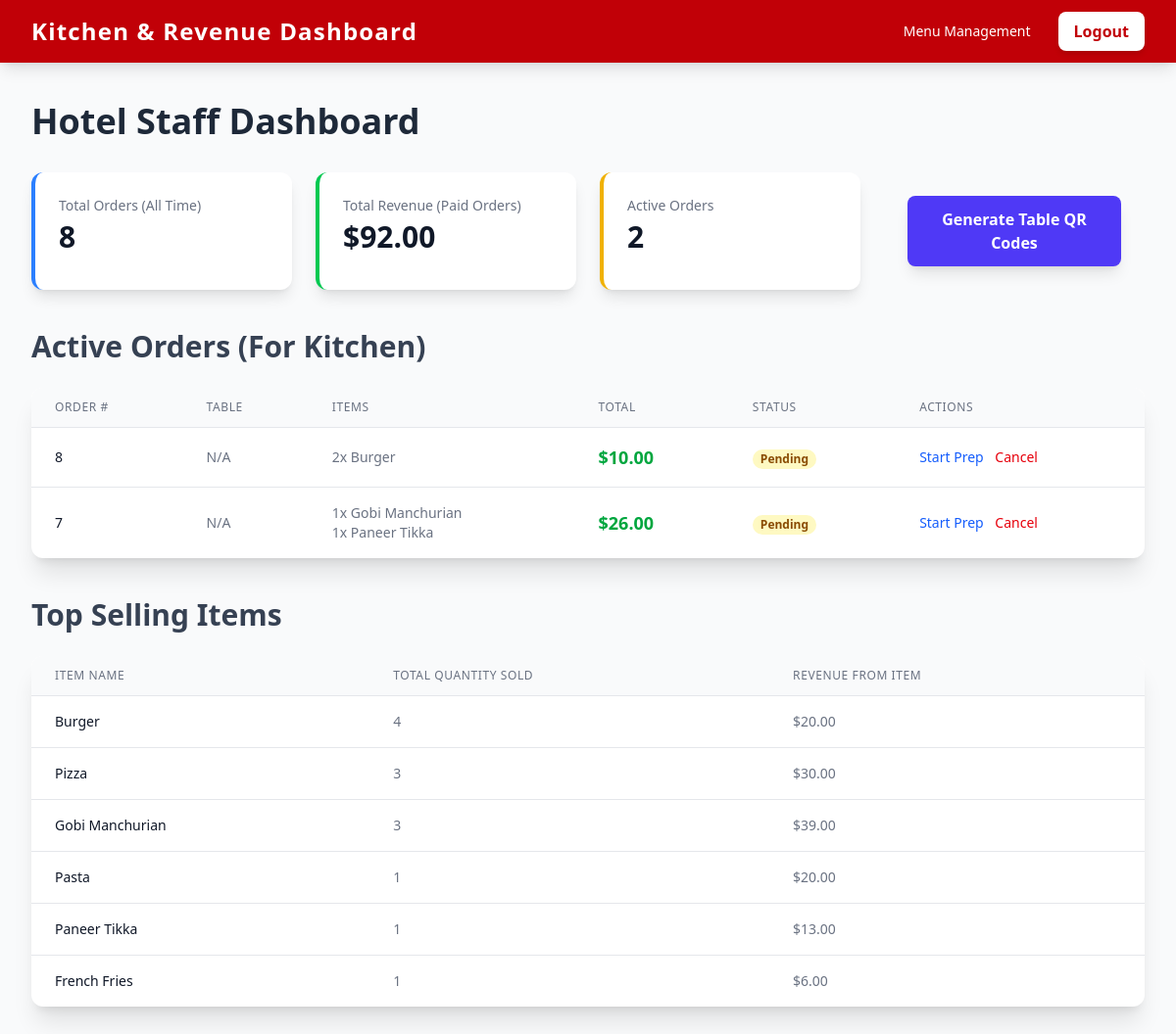
/management/dashboard/ (signed in), run on an earlier commit of the app's database.
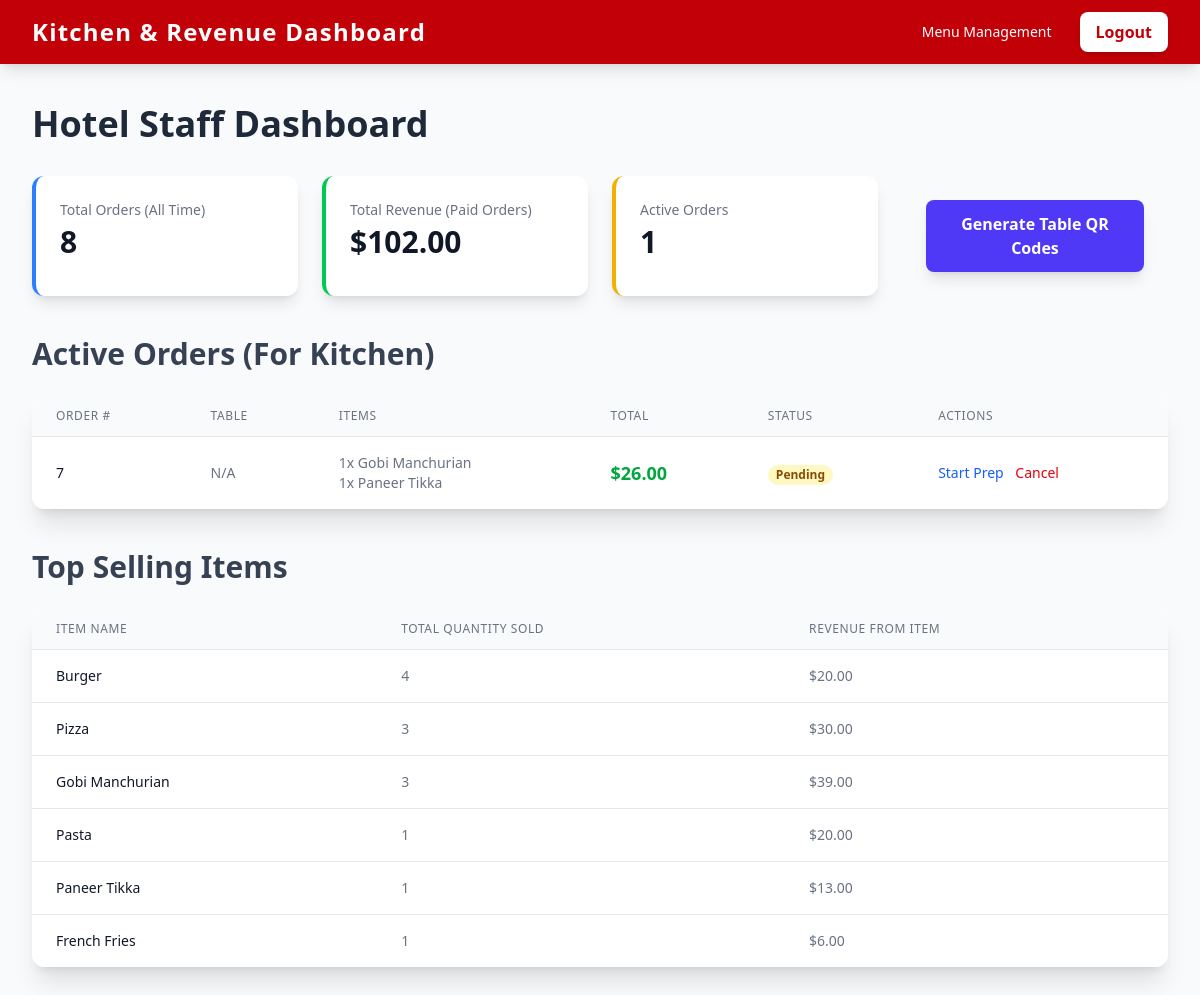
And on a later commit of the database.
### myapp/models.py (models this page shows, shortened)
class Order(models.Model):
    user = models.ForeignKey(User, on_delete=models.SET_NULL, null=True, blank=True)
    table_number = models.CharField(max_length=10, null=True, blank=True)
    status = models.CharField(max_length=10, choices=Item.STATUS_CHOICES, default='Pending')
    total_price = models.DecimalField(max_digits=10, decimal_places=2, default=0.00)
    created_at = models.DateTimeField(auto_now_add=True)
    updated_at = models.DateTimeField(auto_now=True)
    is_paid = models.BooleanField(default=False)

class OrderItem(models.Model):
    order = models.ForeignKey(Order, on_delete=models.CASCADE)
    item = models.ForeignKey(Item, on_delete=models.SET_NULL, null=True)
    item_name = models.CharField(max_length=100)
    item_price = models.DecimalField(max_digits=6, decimal_places=2)
    quantity = models.IntegerField(default=1)

### myapp/views.py (the view)
    @login_required(login_url='login')
    def wrapper(request, *args, **kwargs):
        if not request.user.is_staff:
            raise PermissionDenied
        return view_func(request, *args, **kwargs)

### myapp/views.py (called while the page is built)
def staff_required(view_func):
    @login_required(login_url='login')
    def wrapper(request, *args, **kwargs):
        if not request.user.is_staff:
            raise PermissionDenied
        return view_func(request, *args, **kwargs)
    return wrapper

@staff_required
def staff_dashboard(request):
    active_orders = Order.objects.filter(status__in=['Pending', 'Preparing']).order_by('-created_at')
    all_orders = Order.objects.all()
    total_orders_count = all_orders.count()
    total_revenue = all_orders.filter(is_paid=True).aggregate(total=Sum('total_price'))['total'] or 0.00
    item_sales_report = OrderItem.objects.values('item_name').annotate(
        total_quantity=Sum('quantity'),
        total_revenue=Sum(F('item_price') * F('quantity'), output_field=DecimalField())
    ).order_by('-total_quantity')
    context = {
        'active_orders': active_orders,
        'total_orders_count': total_orders_count,
        'total_revenue': total_revenue,
        'item_sales_report': item_sales_report,
    }
    return render(request, 'myapp/staff_dashboard.html', context)

### myapp/templates/myapp/staff_dashboard.html (shortened to what this page needs)
{% load static %}
<!DOCTYPE html>
<html lang="en">
<head>
    <script src="https://cdn.jsdelivr.net/npm/@tailwindcss/browser@4"></script>
</head>
<body class="bg-gray-50 min-h-screen">
    <nav class="bg-red-700 text-white shadow-lg">
      <div class="max-w-7xl mx-auto px-4 sm:px-6 lg:px-8">
        <div class="flex justify-between h-16 items-center">
            <a href="{% url 'myapp:staff_dashboard' %}" class="text-2xl font-extrabold tracking-wider">Kitchen & Revenue Dashboard</a>
            <div class="flex items-center space-x-4">
                 <a href="{% url 'myapp:index' %}" class="px-3 py-2 rounded-md text-sm font-medium hover:bg-red-600">Menu Management</a>
                <a href="{% url 'logout' %}" class="bg-white text-red-700 font-semibold py-2 px-4 rounded-lg transition duration-150 shadow-md">Logout</a>
            </div>
        </div>
      </div>
    </nav>
    <div class="max-w-7xl mx-auto px-4 sm:px-6 lg:px-8 py-10">
        <h1 class="text-4xl font-extrabold text-gray-800 mb-8">Hotel Staff Dashboard</h1>
        <div class="grid grid-cols-1 md:grid-cols-4 gap-6 mb-10">
            <div class="bg-white p-6 rounded-xl shadow-lg border-l-4 border-blue-500">
                <p class="text-sm font-medium text-gray-500">Total Orders (All Time)</p>
                <p class="text-3xl font-extrabold text-gray-900 mt-1">{{ total_orders_count }}</p>
            </div>
            <div class="bg-white p-6 rounded-xl shadow-lg border-l-4 border-green-500">
                <p class="text-sm font-medium text-gray-500">Total Revenue (Paid Orders)</p>
                <p class="text-3xl font-extrabold text-gray-900 mt-1">${{ total_revenue|floatformat:2 }}</p>
            </div>
            <div class="bg-white p-6 rounded-xl shadow-lg border-l-4 border-yellow-500">
                <p class="text-sm font-medium text-gray-500">Active Orders</p>
                <p class="text-3xl font-extrabold text-gray-900 mt-1">{{ active_orders|length }}</p>
            </div>
            <div class="p-6">
                 <button onclick="document.getElementById('qr_modal').classList.remove('hidden')" class="w-full bg-indigo-600 hover:bg-indigo-700 text-white font-bold py-3 px-6 rounded-lg transition duration-150 shadow-lg">
                    Generate Table QR Codes
                </button>
            </div>
        </div>
        <h2 class="text-3xl font-bold text-gray-700 mb-6">Active Orders (For Kitchen)</h2>
        <div class="bg-white shadow-xl rounded-xl overflow-hidden mb-10">
            <table class="min-w-full divide-y divide-gray-200">
                <thead class="bg-gray-50">
                    <tr>
                        <th class="px-6 py-3 text-left text-xs font-medium text-gray-500 uppercase tracking-wider">Order #</th>
                        <th class="px-6 py-3 text-left text-xs font-medium text-gray-500 uppercase tracking-wider">Table</th>
                        <th class="px-6 py-3 text-left text-xs font-medium text-gray-500 uppercase tracking-wider">Items</th>
                        <th class="px-6 py-3 text-left text-xs font-medium text-gray-500 uppercase tracking-wider">Total</th>
                        <th class="px-6 py-3 text-left text-xs font-medium text-gray-500 uppercase tracking-wider">Status</th>
                        <th class="px-6 py-3 text-left text-xs font-medium text-gray-500 uppercase tracking-wider">Actions</th>
                    </tr>
                </thead>
                <tbody class="divide-y divide-gray-200">
                    {% for order in active_orders %}
                    <tr>
                        <td class="px-6 py-4 whitespace-nowrap text-sm font-medium text-gray-900">{{ order.id }}</td>
                        <td class="px-6 py-4 whitespace-nowrap text-sm text-gray-500">{{ order.table_number|default:'N/A' }}</td>
                        <td class="px-6 py-4 text-sm text-gray-500">
                            {% for item in order.orderitem_set.all %}
                                {{ item.quantity }}x {{ item.item_name }}<br>
                            {% endfor %}
                        </td>
                        <td class="px-6 py-4 whitespace-nowrap text-lg font-bold text-green-600">${{ order.total_price|floatformat:2 }}</td>
                        <td class="px-6 py-4 whitespace-nowrap">
                            <span class="px-2 inline-flex text-xs leading-5 font-semibold rounded-full
                                {% if order.status == 'Pending' %}bg-yellow-100 text-yellow-800
                                {% elif order.status == 'Preparing' %}bg-blue-100 text-blue-800
                                {% elif order.status == 'Completed' %}bg-green-100 text-green-800
                                {% endif %}">
                                {{ order.status }}
                            </span>
                        </td>
                        <td class="px-6 py-4 whitespace-nowrap text-sm font-medium">
                            {% if order.status == 'Pending' %}
                                <a href="{% url 'myapp:update_order_status' order.id 'Preparing' %}" class="text-blue-600 hover:text-blue-900 mr-2">Start Prep</a>
                            {% elif order.status == 'Preparing' %}
                                <a href="{% url 'myapp:update_order_status' order.id 'Completed' %}" class="text-green-600 hover:text-green-900">Mark Paid/Complete</a>
                            {% endif %}
                            <a href="{% url 'myapp:update_order_status' order.id 'Cancelled' %}" class="text-red-600 hover:text-red-900">Cancel</a>
                        </td>
                    </tr>
                    {% empty %}
                        <tr><td colspan="6" class="px-6 py-4 text-center text-gray-500">No active orders currently.</td></tr>
                    {% endfor %}
                </tbody>
            </table>
        </div>
        <h2 class="text-3xl font-bold text-gray-700 mb-6">Top Selling Items</h2>
        <div class="bg-white shadow-xl rounded-xl overflow-hidden">
            <table class="min-w-full divide-y divide-gray-200">
                <thead class="bg-gray-50">
                    <tr>
                        <th class="px-6 py-3 text-left text-xs font-medium text-gray-500 uppercase tracking-wider">Item Name</th>
                        <th class="px-6 py-3 text-left text-xs font-medium text-gray-500 uppercase tracking-wider">Total Quantity Sold</th>
                        <th class="px-6 py-3 text-left text-xs font-medium text-gray-500 uppercase tracking-wider">Revenue from Item</th>
                    </tr>
                </thead>
                <tbody class="divide-y divide-gray-200">
                    {% for item_sale in item_sales_report %}
                    <tr>
                        <td class="px-6 py-4 whitespace-nowrap text-sm font-medium text-gray-900">{{ item_sale.item_name }}</td>
                        <td class="px-6 py-4 whitespace-nowrap text-sm text-gray-500">{{ item_sale.total_quantity }}</td>
                        <td class="px-6 py-4 whitespace-nowrap text-sm text-gray-500">${{ item_sale.total_revenue|floatformat:2 }}</td>
                    </tr>
                    {% empty %}
                        <tr><td colspan="3" class="px-6 py-4 text-center text-gray-500">No sales data available.</td></tr>
                    {% endfor %}
                </tbody>
            </table>
        </div>
    </div>
</body>
</html>

What changed in the data, as far as the page shows it:
no longer on this page (row edited): Order: id "8", table_number "N/A", total_price "10.00", status "Pending", shows "Start Prep"
no longer on this page (row unchanged): OrderItem: quantity "2", item_name "Burger", shown under "8"
Also different on the page:
{{ total_revenue|floatformat:2 }}: "92.00" → "102.00"
{{ active_orders|length }}: "2" → "1"
